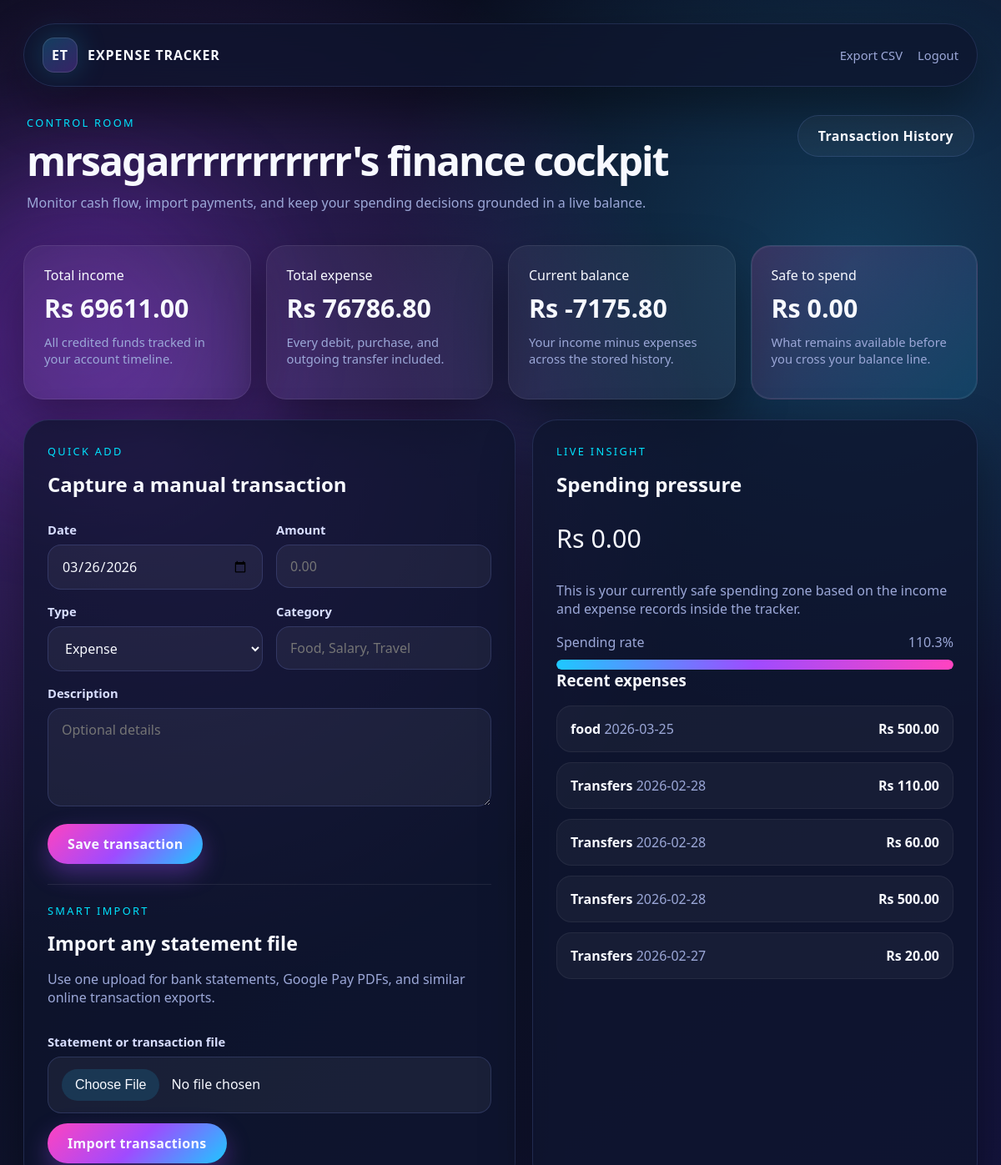
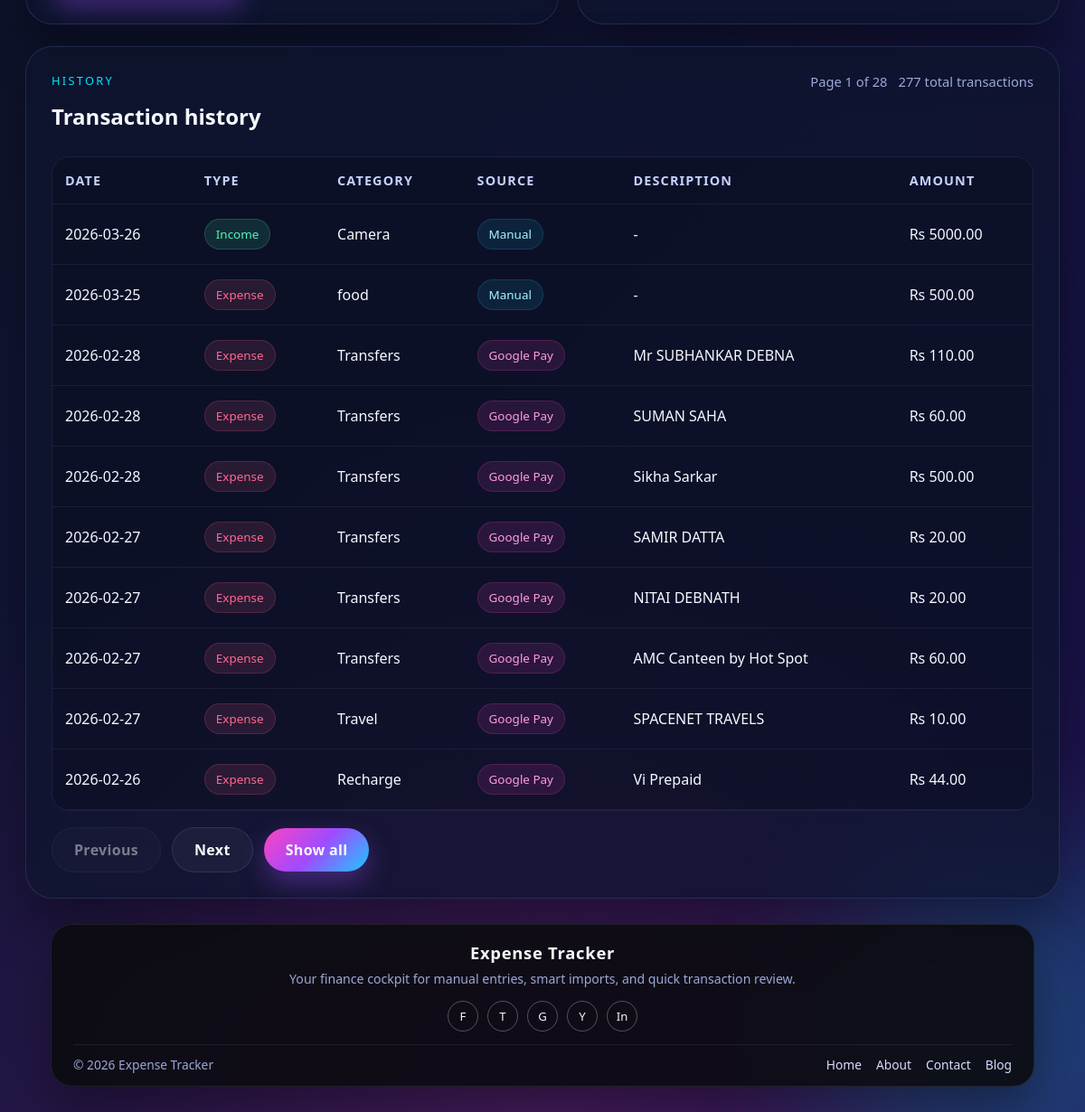
The app's page /dashboard?history=1 (signed in) with its own data (2 pictures, top to bottom).
### tables this page shows
CREATE TABLE transactions (
        id INTEGER PRIMARY KEY AUTOINCREMENT,
        user_id INTEGER NOT NULL,
        amount REAL NOT NULL,
        type TEXT NOT NULL,  -- 'income' or 'expense'
        category TEXT,
        date TEXT,
        description TEXT, source TEXT NOT NULL DEFAULT 'manual', external_id TEXT,
        FOREIGN KEY (user_id) REFERENCES users(id)
    );

### App.py (the view)
@app.route("/dashboard")
@login_required
def dashboard():
    db = get_db()
    show_history = request.args.get("history") == "1"
    page_value = request.args.get("page", "1").strip()
    show_all = request.args.get("show") == "all"
    try:
        current_page = max(1, int(page_value))
    except ValueError:
        current_page = 1
    total_transactions = db.execute(
        """
        SELECT COUNT(*) AS total_count
        FROM transactions
        WHERE user_id = ?
        """,
        (session["user_id"],),
    ).fetchone()["total_count"]
    per_page = 10
    total_pages = max(1, (total_transactions + per_page - 1) // per_page) if total_transactions else 1
    if current_page > total_pages:
        current_page = total_pages
    if show_history and show_all:
        transactions = db.execute(
            """
            SELECT id, amount, type, category, date, description, source
            FROM transactions
            WHERE user_id = ?
            ORDER BY date DESC, id DESC
            """,
            (session["user_id"],),
        ).fetchall()
    elif show_history:
        offset = (current_page - 1) * per_page
        transactions = db.execute(
            """
            SELECT id, amount, type, category, date, description, source
            FROM transactions
            WHERE user_id = ?
            ORDER BY date DESC, id DESC
            LIMIT ? OFFSET ?
            """,
            (session["user_id"], per_page, offset),
        ).fetchall()
    else:
        transactions = []
    recent_expenses = db.execute(
        """
        SELECT id, amount, type, category, date, description, source
        FROM transactions
        WHERE user_id = ? AND type = 'expense'
        ORDER BY date DESC, id DESC
        LIMIT 5
        """,
        (session["user_id"],),
    ).fetchall()
    totals = db.execute(
        """
        SELECT
            COALESCE(SUM(CASE WHEN type = 'income' THEN amount END), 0) AS total_income,
            COALESCE(SUM(CASE WHEN type = 'expense' THEN amount END), 0) AS total_expense
        FROM transactions
        WHERE user_id = ?
        """,
        (session["user_id"],),
    ).fetchone()
    total_income = float(totals["total_income"] or 0)
    total_expense = float(totals["total_expense"] or 0)
    balance = total_income - total_expense
    can_spend = balance if balance > 0 else 0
    spending_rate = (total_expense / total_income * 100) if total_income > 0 else 0
    return render_template(
        "dashboard.html",
        transactions=transactions,
        total_income=total_income,
        total_expense=total_expense,
        balance=balance,
        can_spend=can_spend,
        spending_rate=spending_rate,
        recent_expenses=recent_expenses,
        source_labels=SOURCE_LABELS,
        show_history=show_history,
        current_page=current_page,
        total_pages=total_pages,
        total_transactions=total_transactions,
        show_all=show_all,
        has_previous=show_history and not show_all and current_page > 1,
        has_next=show_history and not show_all and current_page < total_pages,
        today=datetime.now().strftime("%Y-%m-%d"),
    )

### App.py (called while the page is built)
def get_db():
    if "db" not in g:
        g.db = sqlite3.connect(DATABASE_PATH)
        g.db.row_factory = sqlite3.Row
    return g.db

def login_required(view):
    @wraps(view)
    def wrapped_view(*args, **kwargs):
        if "user_id" not in session:
            flash("Please log in to continue.", "warning")
            return redirect(url_for("login"))
        return view(*args, **kwargs)
    return wrapped_view

@app.context_processor
def inject_user():
    return {
        "current_user": session.get("username"),
        "current_year": datetime.now().year,
        "static_version": int(os.path.getmtime(STYLESHEET_PATH)) if os.path.exists(STYLESHEET_PATH) else 1,
    }

### Templates/dashboard.html (shortened to what this page needs)
<!DOCTYPE html>
<html lang="en">
<head>
    <link rel="stylesheet" href="{{ url_for('static', filename='styles.css', v=static_version) }}">
</head>
<body class="dashboard-page">
    <div class="dashboard-shell">
        <nav class="nav-shell fade-up">
            <a class="brand-mark" href="{{ url_for('dashboard') }}">
                <span class="brand-icon">ET</span>
                <span>Expense Tracker</span>
            </a>
            <div class="nav-links">
                <a href="{{ url_for('export_csv') }}">Export CSV</a>
                <a href="{{ url_for('logout') }}">Logout</a>
            </div>
        </nav>
        <header class="topbar fade-up delay-1">
            <div>
                <p class="eyebrow">Control room</p>
                <h1>{{ current_user }}'s finance cockpit</h1>
                <p class="topbar-copy">
                    Monitor cash flow, import payments, and keep your spending decisions grounded in a live balance.
                </p>
            </div>
            <div class="inline-actions">
                <a class="ghost-btn" href="{{ url_for('dashboard', history=1) }}#history">Transaction History</a>
            </div>
        </header>
        <section class="stats-grid fade-up delay-1">
            <article class="stat-card">
                <span>Total income</span>
                <strong>Rs {{ "%.2f"|format(total_income) }}</strong>
                <p class="metric-copy">All credited funds tracked in your account timeline.</p>
            </article>
            <article class="stat-card">
                <span>Total expense</span>
                <strong>Rs {{ "%.2f"|format(total_expense) }}</strong>
                <p class="metric-copy">Every debit, purchase, and outgoing transfer included.</p>
            </article>
            <article class="stat-card">
                <span>Current balance</span>
                <strong>Rs {{ "%.2f"|format(balance) }}</strong>
                <p class="metric-copy">Your income minus expenses across the stored history.</p>
            </article>
            <article class="stat-card accent">
                <span>Safe to spend</span>
                <strong>Rs {{ "%.2f"|format(can_spend) }}</strong>
                <p class="metric-copy">What remains available before you cross your balance line.</p>
            </article>
        </section>
        <section class="content-grid fade-up delay-2">
            <article class="panel-card">
                <div class="section-title">
                    <div>
                        <p class="eyebrow">Quick add</p>
                        <h2>Capture a manual transaction</h2>
                    </div>
                </div>
                <form method="POST" action="{{ url_for('add_transaction') }}" class="app-form compact-grid">
                    <div>
                        <label for="date">Date</label>
                        <input id="date" type="date" name="date" value="{{ today }}" required>
                    </div>
                    <div>
                        <label for="amount">Amount</label>
                        <input id="amount" type="number" step="0.01" min="0.01" name="amount" placeholder="0.00" required>
                    </div>
                    <div>
                        <label for="type">Type</label>
                        <select id="type" name="type" required>
                            <option value="expense">Expense</option>
                        </select>
                    </div>
                    <div>
                        <label for="category">Category</label>
                        <input id="category" type="text" name="category" placeholder="Food, Salary, Travel" required>
                    </div>
                    <div class="full-span">
                        <label for="description">Description</label>
                        <textarea id="description" name="description" rows="4" placeholder="Optional details"></textarea>
                    </div>
                    <div class="full-span">
                        <button type="submit" class="primary-btn">Save transaction</button>
                    </div>
                </form>
                <div class="inline-import">
                    <div class="inline-import-copy">
                        <p class="eyebrow">Smart import</p>
                        <h3>Import any statement file</h3>
                        <p class="hero-text">
                            Use one upload for bank statements, Google Pay PDFs, and similar online transaction exports.
                        </p>
                    </div>
                    <form method="POST" action="{{ url_for('import_transactions_file') }}" enctype="multipart/form-data" class="app-form inline-import-form">
                        <div>
                            <label for="transaction_file">Statement or transaction file</label>
                            <input id="transaction_file" type="file" name="transaction_file" accept=".csv,.pdf,application/pdf,text/csv" required>
                        </div>
                        <div>
                            <button type="submit" class="primary-btn">Import transactions</button>
                        </div>
                    </form>
                </div>
            </article>
            <article class="panel-card insight-card">
                <div class="section-title">
                    <div>
                        <p class="eyebrow">Live insight</p>
                        <h2>Spending pressure</h2>
                    </div>
                </div>
                <p class="insight-amount">Rs {{ "%.2f"|format(can_spend) }}</p>
                <p class="hero-text">
                    This is your currently safe spending zone based on the income and expense records inside the tracker.
                </p>
                <div class="progress-meta">
                    <span>Spending rate</span>
                    <span>{{ "%.1f"|format(spending_rate) }}%</span>
                </div>
                <div class="progress-bar">
                    <div class="progress-fill" style="width: {{ 100 if spending_rate > 100 else spending_rate }}%;"></div>
                </div>
                <h3>Recent expenses</h3>
                <div class="mini-list">
                    {% if recent_expenses %}
                        {% for txn in recent_expenses %}
                            <div class="mini-list-item">
                                <div>
                                    <strong>{{ txn["category"] }}</strong>
                                    <span>{{ txn["date"] }}</span>
                                </div>
                                <strong>Rs {{ "%.2f"|format(txn["amount"]) }}</strong>
                            </div>
                        {% endfor %}
                    {% else %}
                        <p class="empty-state">No expenses added yet.</p>
                    {% endif %}
                </div>
            </article>
        </section>
        {% if show_history %}
        <section class="fade-up delay-3">
            <article class="panel-card" id="history">
                <div class="section-title">
                    <div>
                        <p class="eyebrow">History</p>
                        <h2>Transaction history</h2>
                    </div>
                    <div class="history-meta">
                        {% if show_all %}
                            <span>Showing all {{ total_transactions }} transaction{{ "" if total_transactions == 1 else "s" }}</span>
                        {% else %}
                            <span>Page {{ current_page }} of {{ total_pages }}</span>
                            <span>{{ total_transactions }} total transaction{{ "" if total_transactions == 1 else "s" }}</span>
                        {% endif %}
                    </div>
                </div>
                {% if transactions %}
                    <div class="table-wrap">
                        <table>
                            <thead>
                                <tr>
                                    <th>Date</th>
                                    <th>Type</th>
                                    <th>Category</th>
                                    <th>Source</th>
                                    <th>Description</th>
                                    <th>Amount</th>
                                </tr>
                            </thead>
                            <tbody>
                                {% for txn in transactions %}
                                    <tr>
                                        <td>{{ txn["date"] }}</td>
                                        <td><span class="tag {{ txn['type'] }}">{{ txn["type"].title() }}</span></td>
                                        <td>{{ txn["category"] }}</td>
                                        <td><span class="source-pill {{ txn['source'] }}">{{ source_labels.get(txn["source"], txn["source"].replace("_", " ").title()) }}</span></td>
                                        <td>{{ txn["description"] or "-" }}</td>
                                        <td>Rs {{ "%.2f"|format(txn["amount"]) }}</td>
                                    </tr>
                                {% endfor %}
                            </tbody>
                        </table>
                    </div>
                    <div class="history-controls">
                        {% if show_all %}
                            <a class="ghost-btn" href="{{ url_for('dashboard', history=1) }}#history">Paginated view</a>
                        {% else %}
                            {% if has_previous %}
                                <a class="ghost-btn" href="{{ url_for('dashboard', history=1, page=current_page - 1) }}#history">Previous</a>
                            {% else %}
                                <span class="ghost-btn disabled-btn">Previous</span>
                            {% endif %}
                            {% if has_next %}
                                <a class="ghost-btn" href="{{ url_for('dashboard', history=1, page=current_page + 1) }}#history">Next</a>
                            {% else %}
                                <span class="ghost-btn disabled-btn">Next</span>
                            {% endif %}
                            <a class="primary-btn" href="{{ url_for('dashboard', history=1, show='all') }}#history">Show all</a>
                        {% endif %}
                    </div>
                {% else %}
                    <p class="empty-state">No transactions yet. Start with a manual entry or import your data above.</p>
                {% endif %}
            </article>
        </section>
        {% endif %}
    </div>
    <footer class="site-footer">
        <div class="footer-shell">
            <div class="footer-main">
                <strong>Expense Tracker</strong>
                <p>Your finance cockpit for manual entries, smart imports, and quick transaction review.</p>
                <div class="footer-socials">
                    <span>F</span>
                    <span>T</span>
                    <span>G</span>
                    <span>Y</span>
                    <span>In</span>
                </div>
            </div>
            <div class="footer-meta">
                <span>&copy; {{ current_year }} Expense Tracker</span>
                <div class="footer-bottom-links">
                    <a href="{{ url_for('dashboard') }}">Home</a>
                    <a href="{{ url_for('dashboard', history=1) }}#history">About</a>
                    <a href="{{ url_for('export_csv') }}">Contact</a>
                    <a href="{{ url_for('dashboard', history=1) }}#history">Blog</a>
                </div>
            </div>
        </div>
    </footer>
</body>
</html>

### records on screen
transactions: category "food", date "2026-03-25", amount "500.00", type "Expense", get "Manual", description "-"
transactions: category "Transfers", date "2026-02-28", amount "110.00", type "Expense", get "Google Pay", description "Mr SUBHANKAR DEBNA"
transactions: category "Transfers", date "2026-02-28", amount "60.00", type "Expense", get "Google Pay", description "SUMAN SAHA"
transactions: category "Transfers", date "2026-02-28", amount "500.00", type "Expense", get "Google Pay", description "Sikha Sarkar"
transactions: category "Transfers", date "2026-02-27", amount "20.00", type "Expense", get "Google Pay", description "SAMIR DATTA"
transactions: date "2026-03-26", type "Income", category "Camera", get "Manual", description "-", amount "5000.00"
transactions: date "2026-02-27", type "Expense", category "Transfers", get "Google Pay", description "NITAI DEBNATH", amount "20.00"
transactions: date "2026-02-27", type "Expense", category "Transfers", get "Google Pay", description "AMC Canteen by Hot Spot", amount "60.00"
transactions: date "2026-02-27", type "Expense", category "Travel", get "Google Pay", description "SPACENET TRAVELS", amount "10.00"
transactions: date "2026-02-26", type "Expense", category "Recharge", get "Google Pay", description "Vi Prepaid", amount "44.00"

### other values on screen
{{ current_user }} "mrsagarrrrrrrrrrr"
{{ "%.2f"|format(total_income) }} "69611.00"
{{ "%.2f"|format(total_expense) }} "76786.80"
{{ "%.2f"|format(balance) }} "-7175.80"
{{ "%.2f"|format(can_spend) }} "0.00"
{{ "%.1f"|format(spending_rate) }} "110.3"
{{ current_page }} "1"
{{ total_pages }} "28"
{{ total_transactions }} "277"
{{ "" if total_transactions == 1 else "s" }} "s"
